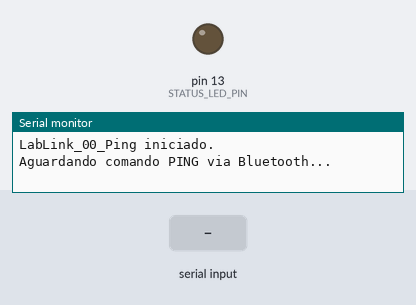
A sketch run on a simulated Arduino Uno, built with avr-gcc and run on an emulated ATmega328P. Shown: output pins drawn as LEDs (lit = HIGH), the last lines printed to the serial monitor. The test bench sets the inputs (shaded band).

Above: at 1.2 s.
1.3 s: "PING\n" received over the second serial link
At 1.31 s:
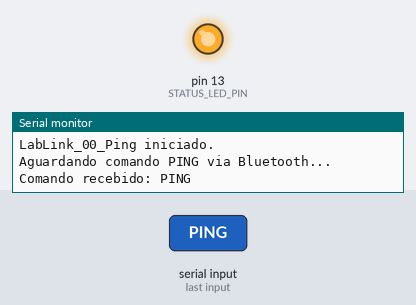
2.8 s: "1\n" received over the second serial link
Timing chart, 0 to 5.8 s (numbered marks = the images above; inputs shaded):
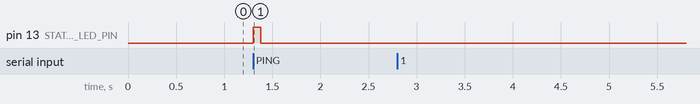

Measured:
- after the input at 1.3 s, pin 13 (STATUS_LED_PIN): LOW → HIGH at once, → LOW 0.08 s later

The sketch:

LabLink_00_Ping.ino
```cpp
/*
  LabLink_00_Ping

  Firmware mínimo de teste para validar comunicação serial Bluetooth
  entre o aplicativo LabLink e um Arduino usando HC-05/HC-06.

  Comando esperado pelo Arduino:
    PING

  Resposta enviada pelo Arduino:
    OK:PONG

  Ligações sugeridas:
    HC-06 VCC -> 5V do Arduino
    HC-06 GND -> GND do Arduino
    HC-06 TX  -> Arduino D2
    HC-06 RX  <- Arduino D3 com divisor resistivo

  Observação:
    Evite usar os pinos 0 e 1 neste exemplo para não atrapalhar
    o upload do código pela Arduino IDE.
*/

#include <SoftwareSerial.h>

const byte LABLINK_BT_RX_PIN = 2; // Arduino recebe dados do TX do HC-06
const byte LABLINK_BT_TX_PIN = 3; // Arduino envia dados para o RX do HC-06
const long LABLINK_BT_BAUD = 9600;
const byte STATUS_LED_PIN = 13;

SoftwareSerial labLinkBluetooth(LABLINK_BT_RX_PIN, LABLINK_BT_TX_PIN);

String labLinkCommand = "";

void setup() {
  pinMode(STATUS_LED_PIN, OUTPUT);

  Serial.begin(9600);
  labLinkBluetooth.begin(LABLINK_BT_BAUD);

  Serial.println("LabLink_00_Ping iniciado.");
  Serial.println("Aguardando comando PING via Bluetooth...");

  labLinkBluetooth.println("READY:LABLINK_PING");
}

void loop() {
  readLabLinkBluetooth();
}

void readLabLinkBluetooth() {
  while (labLinkBluetooth.available() > 0) {
    char receivedChar = labLinkBluetooth.read();

    if (receivedChar == '\n') {
      labLinkCommand.trim();

      if (labLinkCommand.length() > 0) {
        handleLabLinkCommand(labLinkCommand);
      }

      labLinkCommand = "";
    } else {
      labLinkCommand += receivedChar;
    }
  }
}

void handleLabLinkCommand(String command) {
  Serial.print("Comando recebido: ");
  Serial.println(command);

  if (command == "PING") {
    digitalWrite(STATUS_LED_PIN, HIGH);
    delay(80);
    digitalWrite(STATUS_LED_PIN, LOW);

    labLinkBluetooth.println("OK:PONG");
    Serial.println("Resposta enviada: OK:PONG");
  } else {
    labLinkBluetooth.print("ERR:UNKNOWN_COMMAND:");
    labLinkBluetooth.println(command);

    Serial.print("Comando desconhecido: ");
    Serial.println(command);
  }
}
```
